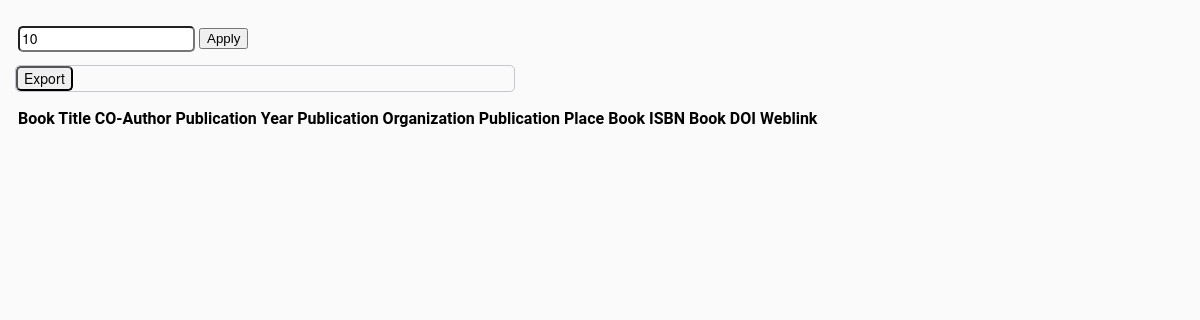
Before: /PublicationSite/book11.php with the older database file.
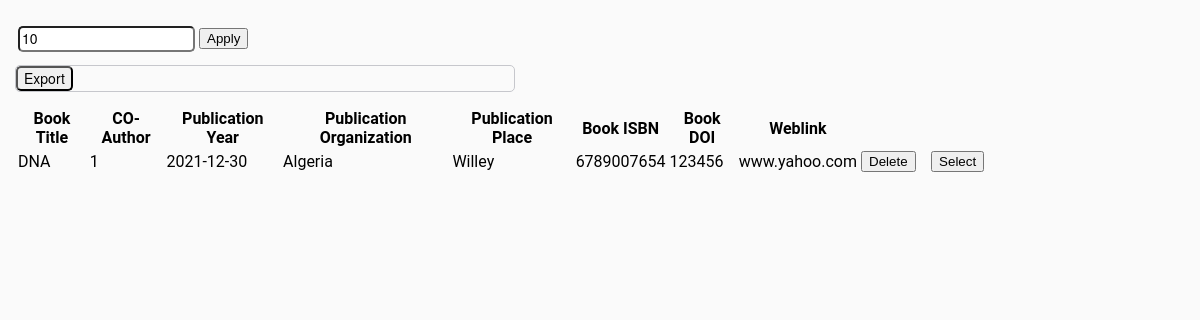
After: the same page with the newer database file.
### tables this page shows
CREATE TABLE `books` (
  `BookID` int(5) NOT NULL,
  `BookTitle` varchar(100) DEFAULT NULL,
  `CoAuthor` varchar(100) DEFAULT NULL,
  `PublishYear` varchar(50) DEFAULT NULL,
  `Place` varchar(30) DEFAULT NULL,
  `Publisher` varchar(30) DEFAULT NULL,
  `ISBN` varchar(30) DEFAULT NULL,
  `DOI` varchar(100) DEFAULT NULL,
  `WebLink` varchar(100) DEFAULT NULL,
  `File` text DEFAULT NULL,
  `BookType` varchar(255) DEFAULT NULL,
  `CheckerID` int(3) DEFAULT NULL,
  `Teacher_ID` int(3) DEFAULT NULL,
  `MainAuthor` varchar(100) DEFAULT NULL
);

### PublicationSite/book11.php (the view, shortened to what this page needs)
<html>
<head>
     <body>
      <div align="left">
      <table>
	<tr valign="top">
	<p id="ss1" class="ss1">
		<td class="selection" id="selection">
		</td>
     <td valign="top">
      <div id="div1">
       <table>
        <tr>
                <td>
                  <input id="pglmt" placeholder="Page Limit" title="Page Limit" value="10" class="form-control">
                </td>
                <td>
                    <button id="btnApply" class="btn btn-danger">Apply</button>
                </td>
    </tr>
  </table>
           <form method="post" action="exportbook1.php">
     <input type="submit" name="export" class="btn btn-success" value="Export" />
    </form>
       <div class="container" id="tables">
             <table id="table1" class="table table-bordered table-striped">
            <thead>
                <tr>
                    <th>Book Title</th>
                    <th>CO-Author</th>
                    <th>Publication Year</th>
                    <th>Publication Organization</th>
                    <th>Publication Place</th>
                    <th>Book ISBN</th>
                    <th>Book DOI</th>
                    <th>Weblink</th>
              </tr>
            </thead>
<?php
include("connection.php");
	?>
           <?php
		   if(!isset($_POST['aa']))
		   {
		   ?>
            <tbody id="table-body">
              <?php
$sql_select_journal="Select  * from books order by booktitle";
$result1=mysqli_query($conn,$sql_select_journal) or die(mysqli_error($conn));
while ($row=mysqli_fetch_array($result1)){
           ?>
                 <tr class="delete_mem<?php echo $row[0];?>">
                    <td>
                    <?= $row[1];?>
                    </td>
                    <td>
                    <?= $row[2];?>
                    </td>
                    <td>
                    <?= $row[3];?>
                    </td>
                      <td>
                    <?= $row[4];?>
                    </td>
                      <td>
                    <?= $row[5];?>
                    </td>
                      <td>
                    <?= $row[6];?>
                    </td>
                       <td>
                    <?= $row[7];?>
                    </td>
                  <td>
                    <?= $row[8];?>
                    </td>
                    <td width="7%">
                    <button id="<?=$row[0]; ?>" class="delete"> Delete </button>
                    </td>
                     <td width="8%">
                    <button id="<?=$row[0]; ?>" class="selected"> Select </button>
                    </td>
                     </tr>
		<?php
}
?>
</tbody>
<?php
}
?>
 </table>
</div>
</div>
</td>
		 </div>
</body>
</html>

Changed rows visible on the page:
added books: BookTitle "DNA", CoAuthor "1", PublishYear "2021-12-30", Place "Algeria", Publisher "Willey", ISBN "6789007654", DOI "123456", WebLink "www.yahoo.com"
